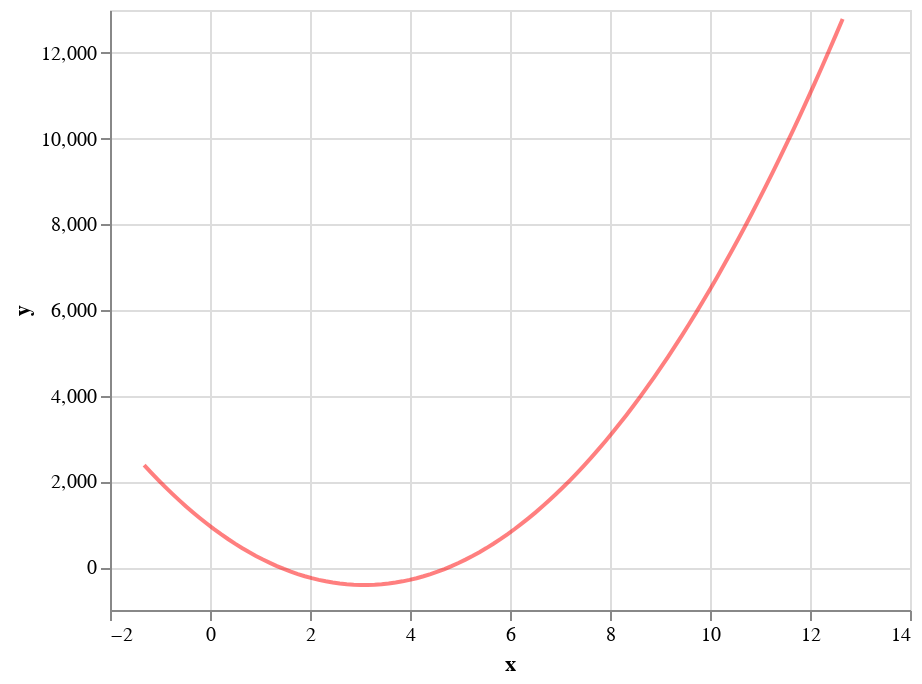

The notebook cell this image was saved under:
### Markdown cell above
Then we define the `get_one_bootstrap_poly_fit()` and `get_poly_fit_chart()` functions so we can draw a single fit:

### Code cell
#prediction grid
poly_pred_grid = pd.DataFrame({
    "x": np.linspace(poly_df['x'].min(), poly_df['x'].max(), num=101)
})

def get_one_bootstrap_poly_fit():
    '''Get one bootstrap sampled polynomial regression fit to the data'''
    #resample the data with replacement (replace=True) to a data frame with 
    #the same number of data points (frac=1.0)
    resampled_df = poly_df.sample(frac=1.0, replace=True)

    #fit model to resampled data
    X = resampled_df[['x']] #[[ ]] subsets so X remains a DataFrame
    y = resampled_df['y']   #y should be an array, so we use [ ]
    
    #x must be transformed into polynomials (e.g. x, x^2, x^3 ... up to the value of `degree`)
    polynomial_features = PolynomialFeatures(degree=2)
    X_poly = polynomial_features.fit_transform(X)
    poly_reg = linear_model.LinearRegression()
    poly_reg.fit(X_poly, y)
    
    return poly_reg

def get_poly_fit_chart(poly_reg, opacity=0.5):
    '''
    Takes a single polynomial regression fit (as returned by `get_one_bootstrap_poly_fit()`) and
    returns an Altair chart plotting the fit curve
    
    Parameters:
    
    - poly_reg: A regression fit
    - opacity: The opacity of the output line
    '''
    #use the model to predict y at each x position
    polynomial_features = PolynomialFeatures(degree=2)
    pred_df = pd.DataFrame({
        'x': poly_pred_grid['x'],
        'y': poly_reg.predict(polynomial_features.fit_transform(poly_pred_grid))
    })

    #return an Altair chart showing the fit line
    return alt.Chart(pred_df).mark_line(
        opacity=opacity,
        color='red'
    ).encode(
        x='x',
        y='y'
    )

poly_reg = get_one_bootstrap_poly_fit()
get_poly_fit_chart(poly_reg)

### Figure 1 — Vega-Lite specification as saved in the notebook (floating-point values rounded to 4 significant figures)
{"config": {"view": {"continuousWidth": 400, "continuousHeight": 300}}, "data": {"name": "data-0160c086835d4f4b3fe64ae6baf8429b"}, "mark": {"type": "line", "color": "red", "opacity": 0.5}, "encoding": {"x": {"type": "quantitative", "field": "x"}, "y": {"type": "quantitative", "field": "y"}}, "$schema": "https://vega.github.io/schema/vega-lite/v4.8.1.json", "datasets": {"data-0160c086835d4f4b3fe64ae6baf8429b": [{"x": -1.317, "y": 2381.0}, {"x": -1.177, "y": 2206.0}, {"x": -1.037, "y": 2037.0}, {"x": -0.8978, "y": 1874.0}, {"x": -0.7581, "y": 1716.0}, {"x": -0.6184, "y": 1564.0}, {"x": -0.4787, "y": 1417.0}, {"x": -0.339, "y": 1277.0}, {"x": -0.1993, "y": 1141.0}, {"x": -0.05955, "y": 1012.0}, {"x": 0.08015, "y": 887.7}, {"x": 0.2198, "y": 769.4}, {"x": 0.3595, "y": 656.6}, {"x": 0.4992, "y": 549.5}, {"x": 0.6389, "y": 448.1}, {"x": 0.7786, "y": 352.3}, {"x": 0.9183, "y": 262.1}, {"x": 1.058, "y": 177.5}, {"x": 1.198, "y": 98.56}, {"x": 1.337, "y": 25.26}, {"x": 1.477, "y": -42.41}, {"x": 1.617, "y": -104.5}, {"x": 1.757, "y": -160.9}, {"x": 1.896, "y": -211.6}, {"x": 2.036, "y": -256.8}, {"x": 2.176, "y": -296.3}, {"x": 2.315, "y": -330.2}, {"x": 2.455, "y": -358.4}, {"x": 2.595, "y": -381.0}, {"x": 2.734, "y": -398.0}, {"x": 2.874, "y": -409.4}, {"x": 3.014, "y": -415.1}, {"x": 3.154, "y": -415.2}, {"x": 3.293, "y": -409.6}, {"x": 3.433, "y": -398.5}, {"x": 3.573, "y": -381.7}, {"x": 3.712, "y": -359.2}, {"x": 3.852, "y": -331.2}, {"x": 3.992, "y": -297.5}, {"x": 4.131, "y": -258.1}, {"x": 4.271, "y": -213.2}, {"x": 4.411, "y": -162.6}, {"x": 4.551, "y": -106.4}, {"x": 4.69, "y": -44.5}, {"x": 4.83, "y": 22.99}, {"x": 4.97, "y": 96.11}, {"x": 5.109, "y": 174.9}, {"x": 5.249, "y": 259.3}, {"x": 5.389, "y": 349.3}, {"x": 5.528, "y": 444.9}, {"x": 5.668, "y": 546.2}, {"x": 5.808, "y": 653.1}, {"x": 5.948, "y": 765.6}, {"x": 6.087, "y": 883.8}, {"x": 6.227, "y": 1008.0}, {"x": 6.367, "y": 1137.0}, {"x": 6.506, "y": 1272.0}, {"x": 6.646, "y": 1413.0}, {"x": 6.786, "y": 1559.0}, {"x": 6.925, "y": 1711.0}, {"x": 7.065, "y": 1869.0}, {"x": 7.205, "y": 2032.0}, {"x": 7.345, "y": 2201.0}, {"x": 7.484, "y": 2375.0}, {"x": 7.624, "y": 2555.0}, {"x": 7.764, "y": 2741.0}, {"x": 7.903, "y": 2933.0}, {"x": 8.043, "y": 3130.0}, {"x": 8.183, "y": 3332.0}, {"x": 8.322, "y": 3541.0}, {"x": 8.462, "y": 3754.0}, {"x": 8.602, "y": 3974.0}, {"x": 8.742, "y": 4199.0}, {"x": 8.881, "y": 4430.0}, {"x": 9.021, "y": 4666.0}, {"x": 9.161, "y": 4908.0}, {"x": 9.3, "y": 5156.0}, {"x": 9.44, "y": 5410.0}, {"x": 9.58, "y": 5668.0}, {"x": 9.719, "y": 5933.0}, {"x": 9.859, "y": 6203.0}, {"x": 9.999, "y": 6479.0}, {"x": 10.14, "y": 6761.0}, {"x": 10.28, "y": 7048.0}, {"x": 10.42, "y": 7341.0}, {"x": 10.56, "y": 7639.0}, {"x": 10.7, "y": 7943.0}, {"x": 10.84, "y": 8253.0}, {"x": 10.98, "y": 8568.0}, {"x": 11.12, "y": 8889.0}, {"x": 11.26, "y": 9215.0}, {"x": 11.4, "y": 9547.0}, {"x": 11.54, "y": 9885.0}, {"x": 11.68, "y": 10230.0}, {"x": 11.81, "y": 10580.0}, {"x": 11.95, "y": 10930.0}, {"x": 12.09, "y": 11290.0}, {"x": 12.23, "y": 11660.0}, {"x": 12.37, "y": 12030.0}, {"x": 12.51, "y": 12410.0}, {"x": 12.65, "y": 12790.0}]}}
